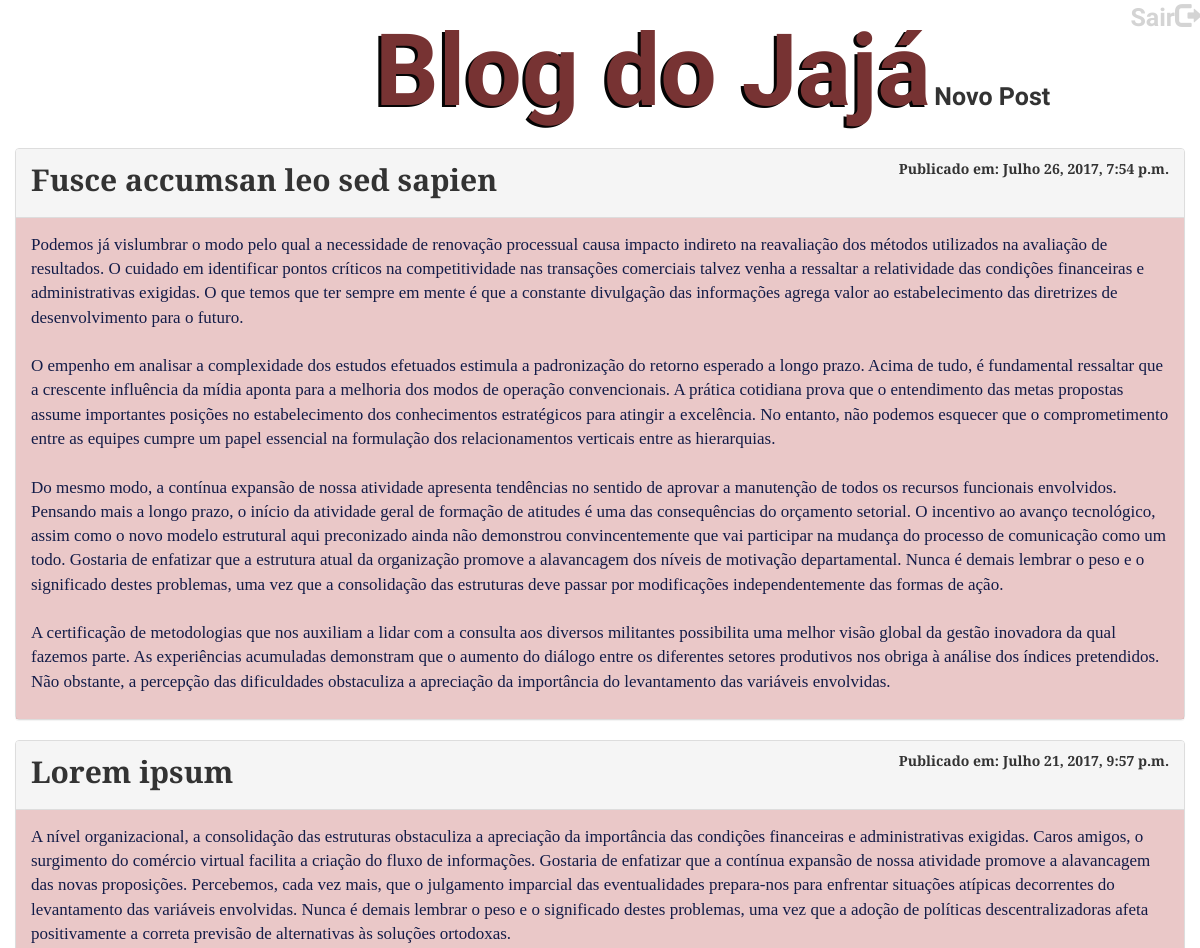
Page /home (signed in, upper part) on the earlier database version.
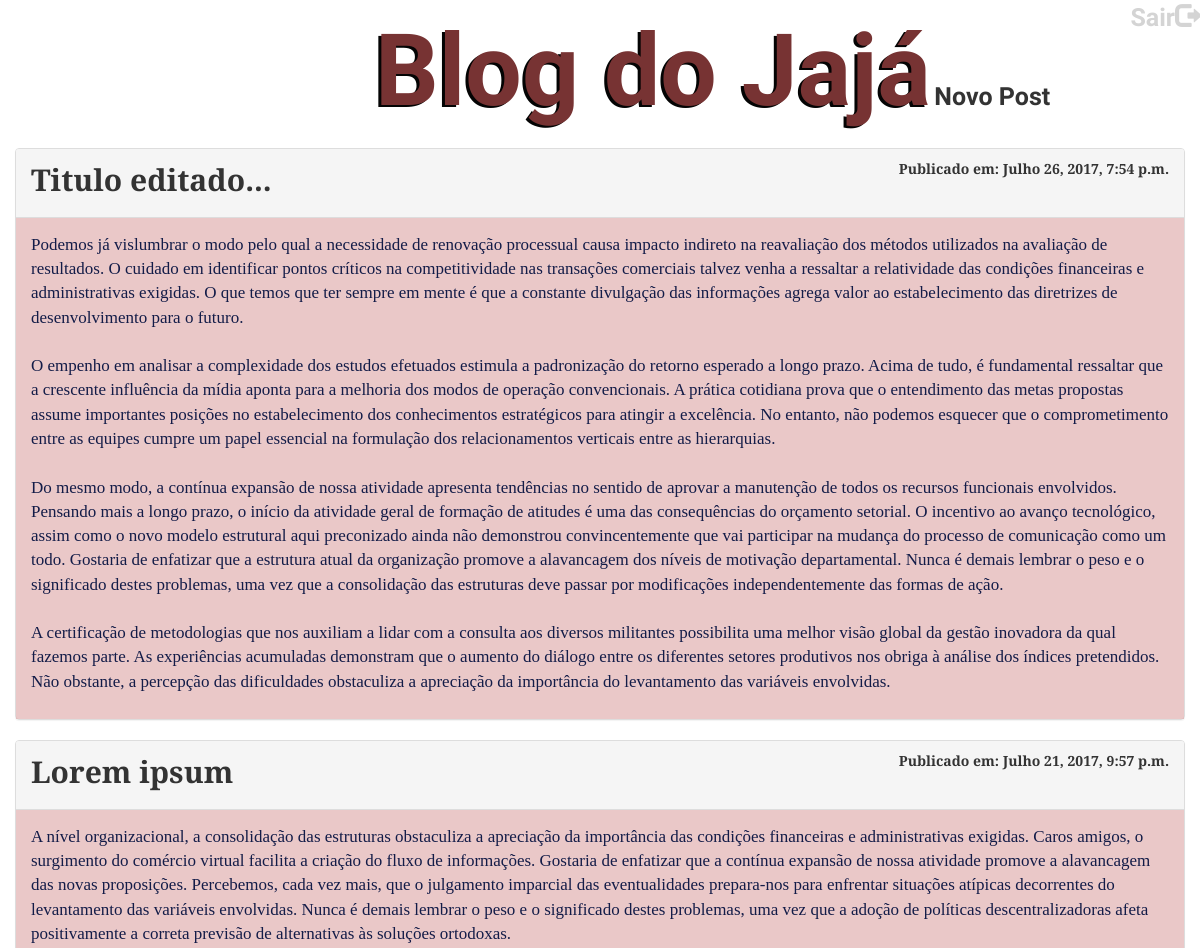
Same page on the later database version.
### blog/models.py (models this page shows, shortened)
class Post(models.Model):
    titulo = models.CharField(max_length=200)
    texto = models.TextField()
    data_criacao = models.DateTimeField(default=timezone.now)
    data_publicacao = models.DateTimeField(null = True, blank = True)
    autor = models.ForeignKey("auth.User")
    visualizacoes = models.IntegerField(default=0)

### blog/views.py (the view)
# urls.py: url(r'^home', views.post_list),
def post_list(request):
    if request.user.id is None:
        return  redirect(logar)
    posts_publicados = Post.objects.filter(data_publicacao__lte=timezone.now()).order_by('data_publicacao').reverse()
    return render(request, "post_list.html", {'posts': posts_publicados})

### blog/templates/post_list.html (shortened to what this page needs)
{% load staticfiles %}
<!DOCTYPE html>
<html lang="en">
<head>
    <link rel="stylesheet" href="https://maxcdn.bootstrapcdn.com/bootstrap/3.3.7/css/bootstrap.min.css">
    <link rel="stylesheet" href="{% static 'css/blog.css' %}">
</head>
<body>
    <div class="container">
        <a href="/logout/" class="sair">
            <label>Sair</label><span class="glyphicon glyphicon-log-out"></span>
        </a>
        <div class="row">
            <div>
                <label class="titulo">Blog do Jajá</label>
                {% if request.user.is_staff %}<label style="font-size: 25px"><a href="new">Novo Post </a></label>{% endif %}
            </div>
            {% for post in posts %}
            <div class="panel panel-default">
                <div class="panel-heading">
                    <label style="font-size: 30px"><a href="/post/{{ post.id }}">{{ post.titulo }}</a></label>
                    <label style="float: right">Publicado em: {{ post.data_publicacao }}</label>
                </div>
                <div class="panel-body">
                    <p>{{ post.texto|linebreaksbr}}</p>
                </div>
            </div>
            {% endfor %}
        </div>
    </div>
</body>
</html>

### blog/static/css/blog.css (style rules this page uses)
body { background-image: url("../img/fundo.jpg"); background-repeat: no-repeat; background-size: 100%; background-attachment: fixed; background-position: center; font-family: Chewy; color: rgb(19, 28, 72); }
.panel-body { background-color: rgba(220, 164, 164, 0.6); }
.panel { background-color: rgba(220, 164, 164, 0.0); font-family: Bree Serif; }
.panel > .panel-body { font-size: 17px; }
.titulo { text-shadow: -3px 2px #040404; font-size: 100px; color: #773333; margin-left: calc(50% - 225px); }
a { color: #333 }
.sair { position: absolute; right: 0; font-size: 25px; color: #d4d4d4; }

Differences in the rows shown:
changed Post: titulo "Fusce accumsan leo sed sapien" → "Titulo editado..."
